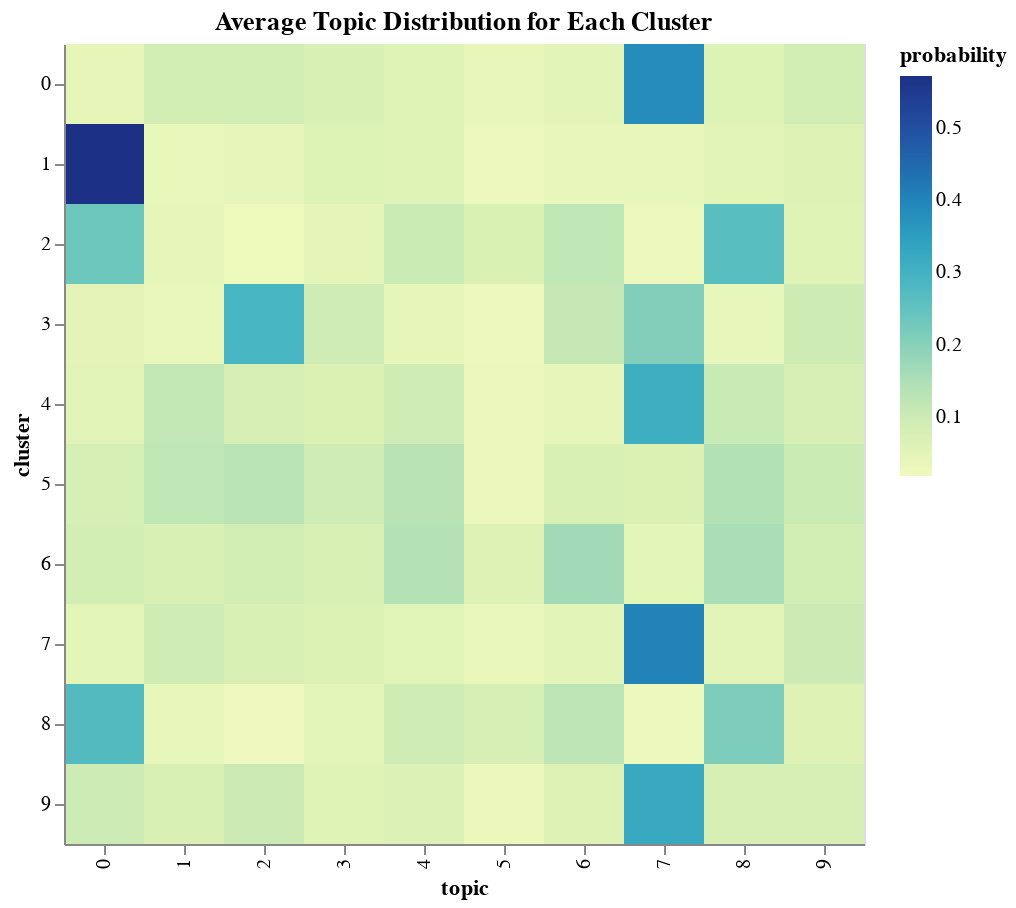

Source (notebook cell):
### Code cell
# Reshape the dataframe to have a row for each cluster and topic
cluster_topics_heatmap_df = cluster_topics_df.avg_topic_distribution.apply(pd.Series).reset_index().rename(columns={'index': 'cluster'}).melt(id_vars='cluster', var_name='topic', value_name='probability')

heatmap = alt.Chart(cluster_topics_heatmap_df).mark_rect().encode(
    x='topic:O',
    y='cluster:O',
    color='probability:Q'
).properties(
    title='Average Topic Distribution for Each Cluster',
    width=400,
    height=400
)

heatmap

### Figure 1 — Vega-Lite specification as saved in the notebook (floating-point values rounded to 4 significant figures)
{"config": {"view": {"continuousWidth": 300, "continuousHeight": 300}}, "data": {"name": "data-e2e852a1d63803840a678d7507b04fb3"}, "mark": {"type": "rect"}, "encoding": {"color": {"field": "probability", "type": "quantitative"}, "x": {"field": "topic", "type": "ordinal"}, "y": {"field": "cluster", "type": "ordinal"}}, "height": 400, "title": "Average Topic Distribution for Each Cluster", "width": 400, "$schema": "https://vega.github.io/schema/vega-lite/v5.16.3.json", "datasets": {"data-e2e852a1d63803840a678d7507b04fb3": [{"cluster": 0, "topic": 0, "probability": 0.04262}, {"cluster": 1, "topic": 0, "probability": 0.5715}, {"cluster": 2, "topic": 0, "probability": 0.234}, {"cluster": 3, "topic": 0, "probability": 0.0503}, {"cluster": 4, "topic": 0, "probability": 0.05862}, {"cluster": 5, "topic": 0, "probability": 0.08376}, {"cluster": 6, "topic": 0, "probability": 0.08979}, {"cluster": 7, "topic": 0, "probability": 0.04834}, {"cluster": 8, "topic": 0, "probability": 0.2735}, {"cluster": 9, "topic": 0, "probability": 0.1004}, {"cluster": 0, "topic": 1, "probability": 0.08854}, {"cluster": 1, "topic": 1, "probability": 0.03401}, {"cluster": 2, "topic": 1, "probability": 0.0428}, {"cluster": 3, "topic": 1, "probability": 0.03194}, {"cluster": 4, "topic": 1, "probability": 0.1158}, {"cluster": 5, "topic": 1, "probability": 0.1264}, {"cluster": 6, "topic": 1, "probability": 0.07762}, {"cluster": 7, "topic": 1, "probability": 0.09552}, {"cluster": 8, "topic": 1, "probability": 0.04098}, {"cluster": 9, "topic": 1, "probability": 0.07752}, {"cluster": 0, "topic": 2, "probability": 0.09055}, {"cluster": 1, "topic": 2, "probability": 0.04343}, {"cluster": 2, "topic": 2, "probability": 0.02194}, {"cluster": 3, "topic": 2, "probability": 0.29}, {"cluster": 4, "topic": 2, "probability": 0.08139}, {"cluster": 5, "topic": 2, "probability": 0.133}, {"cluster": 6, "topic": 2, "probability": 0.09021}, {"cluster": 7, "topic": 2, "probability": 0.07941}, {"cluster": 8, "topic": 2, "probability": 0.01867}, {"cluster": 9, "topic": 2, "probability": 0.1008}, {"cluster": 0, "topic": 3, "probability": 0.07947}, {"cluster": 1, "topic": 3, "probability": 0.0685}, {"cluster": 2, "topic": 3, "probability": 0.04689}, {"cluster": 3, "topic": 3, "probability": 0.09877}, {"cluster": 4, "topic": 3, "probability": 0.07373}, {"cluster": 5, "topic": 3, "probability": 0.09543}, {"cluster": 6, "topic": 3, "probability": 0.07752}, {"cluster": 7, "topic": 3, "probability": 0.07095}, {"cluster": 8, "topic": 3, "probability": 0.04812}, {"cluster": 9, "topic": 3, "probability": 0.06321}, {"cluster": 0, "topic": 4, "probability": 0.0627}, {"cluster": 1, "topic": 4, "probability": 0.06129}, {"cluster": 2, "topic": 4, "probability": 0.103}, {"cluster": 3, "topic": 4, "probability": 0.04257}, {"cluster": 4, "topic": 4, "probability": 0.09618}, {"cluster": 5, "topic": 4, "probability": 0.1345}, {"cluster": 6, "topic": 4, "probability": 0.142}, {"cluster": 7, "topic": 4, "probability": 0.05642}, {"cluster": 8, "topic": 4, "probability": 0.0984}, {"cluster": 9, "topic": 4, "probability": 0.07052}, {"cluster": 0, "topic": 5, "probability": 0.03814}, {"cluster": 1, "topic": 5, "probability": 0.02424}, {"cluster": 2, "topic": 5, "probability": 0.07533}, {"cluster": 3, "topic": 5, "probability": 0.02543}, {"cluster": 4, "topic": 5, "probability": 0.02976}, {"cluster": 5, "topic": 5, "probability": 0.02919}, {"cluster": 6, "topic": 5, "probability": 0.0649}, {"cluster": 7, "topic": 5, "probability": 0.0328}, {"cluster": 8, "topic": 5, "probability": 0.08528}, {"cluster": 9, "topic": 5, "probability": 0.02796}, {"cluster": 0, "topic": 6, "probability": 0.0514}, {"cluster": 1, "topic": 6, "probability": 0.03989}, {"cluster": 2, "topic": 6, "probability": 0.1252}, {"cluster": 3, "topic": 6, "probability": 0.1147}, {"cluster": 4, "topic": 6, "probability": 0.04335}, {"cluster": 5, "topic": 6, "probability": 0.07835}, {"cluster": 6, "topic": 6, "probability": 0.1662}, {"cluster": 7, "topic": 6, "probability": 0.05401}, {"cluster": 8, "topic": 6, "probability": 0.1275}, {"cluster": 9, "topic": 6, "probability": 0.06634}, {"cluster": 0, "topic": 7, "probability": 0.3858}, {"cluster": 1, "topic": 7, "probability": 0.04042}, {"cluster": 2, "topic": 7, "probability": 0.02383}, {"cluster": 3, "topic": 7, "probability": 0.2073}, {"cluster": 4, "topic": 7, "probability": 0.3108}, {"cluster": 5, "topic": 7, "probability": 0.07314}, {"cluster": 6, "topic": 7, "probability": 0.04957}, {"cluster": 7, "topic": 7, "probability": 0.4035}, {"cluster": 8, "topic": 7, "probability": 0.02658}, {"cluster": 9, "topic": 7, "probability": 0.3238}, {"cluster": 0, "topic": 8, "probability": 0.06967}, {"cluster": 1, "topic": 8, "probability": 0.05306}, {"cluster": 2, "topic": 8, "probability": 0.2639}, {"cluster": 3, "topic": 8, "probability": 0.03983}, {"cluster": 4, "topic": 8, "probability": 0.1084}, {"cluster": 5, "topic": 8, "probability": 0.1425}, {"cluster": 6, "topic": 8, "probability": 0.1543}, {"cluster": 7, "topic": 8, "probability": 0.0583}, {"cluster": 8, "topic": 8, "probability": 0.2143}, {"cluster": 9, "topic": 8, "probability": 0.08482}, {"cluster": 0, "topic": 9, "probability": 0.09106}, {"cluster": 1, "topic": 9, "probability": 0.06368}, {"cluster": 2, "topic": 9, "probability": 0.06315}, {"cluster": 3, "topic": 9, "probability": 0.09921}, {"cluster": 4, "topic": 9, "probability": 0.08197}, {"cluster": 5, "topic": 9, "probability": 0.1038}, {"cluster": 6, "topic": 9, "probability": 0.08797}, {"cluster": 7, "topic": 9, "probability": 0.1008}, {"cluster": 8, "topic": 9, "probability": 0.06662}, {"cluster": 9, "topic": 9, "probability": 0.08465}]}}
